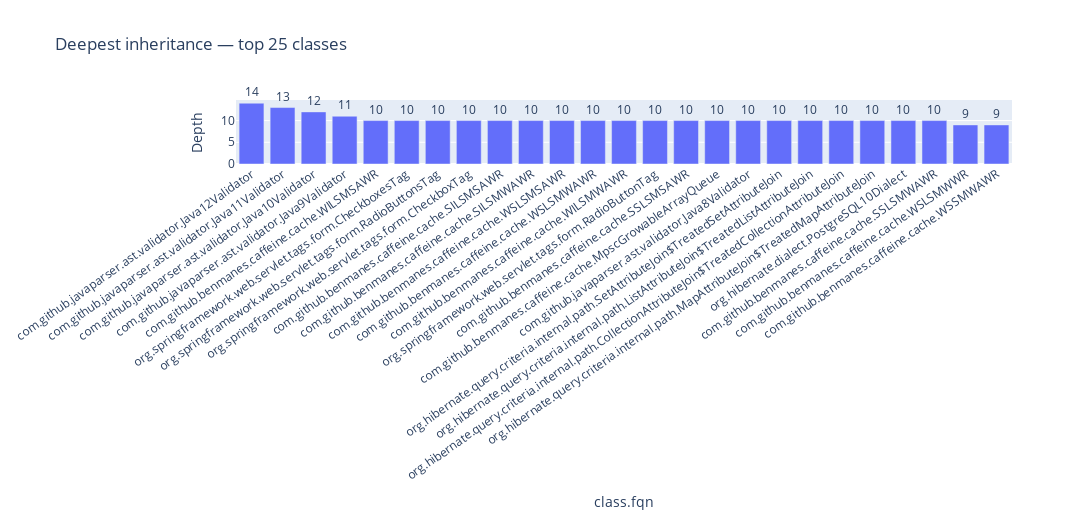
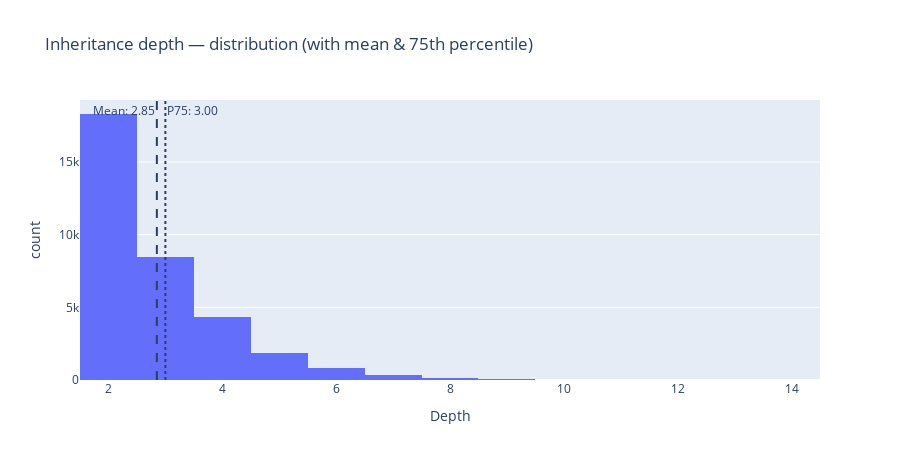

Notebook code cell kept with these figures, in order:
### Markdown cell above
## 3) Deepest Inheritance

### Code cell
# Deepest Inheritance — simple & clear version
path = os.path.join(HLA_DIR, "Deepest_Inheritance.csv")
df_di = read_csv_safe(path)

c_class = find_col(df_di, "class.fqn", "Class", contains="class")
c_depth = find_col(df_di, "Depth", contains="depth", default="Depth")

if df_di.empty or not (c_class and c_depth):
    show_empty("Deepest Inheritance")
else:
    # Ensure numeric depth
    df_di[c_depth] = pd.to_numeric(df_di[c_depth], errors="coerce").fillna(0)

    # Tiny preview (only 5 rows)
    display(df_di[[c_class, c_depth]].head(5))

    # ---- A) Top classes by depth (one clear bar chart) ----
    TOP_N = 25
    top = df_di.sort_values(c_depth, ascending=False).head(TOP_N)
    fig = px.bar(
        top, x=c_class, y=c_depth, text=c_depth,
        title=f"Deepest inheritance — top {TOP_N} classes"
    )
    fig.update_traces(textposition="outside", cliponaxis=False)
    fig.update_layout(xaxis_tickangle=-35, height=520, width=1100)
    fig.show()

    # ---- B) Depth distribution (histogram + guide lines) ----
    mean_val = float(df_di[c_depth].mean())
    p75_val  = float(df_di[c_depth].quantile(0.75))

    fig = px.histogram(
        df_di, x=c_depth, nbins=20,
        title="Inheritance depth — distribution (with mean & 75th percentile)"
    )
    # Guide lines
    fig.add_vline(x=mean_val, line_dash="dash", annotation_text=f"Mean: {mean_val:.2f}", annotation_position="top left")
    fig.add_vline(x=p75_val, line_dash="dot",  annotation_text=f"P75: {p75_val:.2f}",  annotation_position="top right")

    fig.update_layout(height=460, width=900)
    fig.show()

### Figure 1 — Plotly figure (JSON) as saved in the notebook; plotly's stock layout.template omitted (floating-point values rounded to 4 significant figures)
{"data": [{"cliponaxis": false, "hovertemplate": "class.fqn=%{x}<br>Depth=%{text}<extra></extra>", "legendgroup": "", "marker": {"color": "#636efa", "pattern": {"shape": ""}}, "name": "", "orientation": "v", "showlegend": false, "text": [14.0, 13.0, 12.0, 11.0, 10.0, 10.0, 10.0, 10.0, 10.0, 10.0, 10.0, 10.0, 10.0, 10.0, 10.0, 10.0, 10.0, 10.0, 10.0, 10.0, 10.0, 10.0, 10.0, 9.0, 9.0], "textposition": "outside", "type": "bar", "x": ["com.github.javaparser.ast.validator.Java12Validator", "com.github.javaparser.ast.validator.Java11Validator", "com.github.javaparser.ast.validator.Java10Validator", "com.github.javaparser.ast.validator.Java9Validator", "com.github.benmanes.caffeine.cache.WILSMSAWR", "org.springframework.web.servlet.tags.form.CheckboxesTag", "org.springframework.web.servlet.tags.form.RadioButtonsTag", "org.springframework.web.servlet.tags.form.CheckboxTag", "com.github.benmanes.caffeine.cache.SILSMSAWR", "com.github.benmanes.caffeine.cache.SILSMWAWR", "com.github.benmanes.caffeine.cache.WSLSMSAWR", "com.github.benmanes.caffeine.cache.WSLSMWAWR", "com.github.benmanes.caffeine.cache.WILSMWAWR", "org.springframework.web.servlet.tags.form.RadioButtonTag", "com.github.benmanes.caffeine.cache.SSLSMSAWR", "com.github.benmanes.caffeine.cache.MpscGrowableArrayQueue", "com.github.javaparser.ast.validator.Java8Validator", "org.hibernate.query.criteria.internal.path.SetAttributeJoin$TreatedSetAttributeJoin", "org.hibernate.query.criteria.internal.path.ListAttributeJoin$TreatedListAttributeJoin", "org.hibernate.query.criteria.internal.path.CollectionAttributeJoin$TreatedCollectionAttributeJoin", "org.hibernate.query.criteria.internal.path.MapAttributeJoin$TreatedMapAttributeJoin", "org.hibernate.dialect.PostgreSQL10Dialect", "com.github.benmanes.caffeine.cache.SSLSMWAWR", "com.github.benmanes.caffeine.cache.WSLSMWWR", "com.github.benmanes.caffeine.cache.WSSMWAWR"], "xaxis": "x", "y": [14, 13, 12, 11, 10, 10, 10, 10, 10, 10, 10, 10, 10, 10, 10, 10, 10, 10, 10, 10, 10, 10, 10, 9, 9], "yaxis": "y"}], "layout": {"barmode": "relative", "height": 520, "legend": {"tracegroupgap": 0}, "title": {"text": "Deepest inheritance — top 25 classes"}, "width": 1100, "xaxis": {"anchor": "y", "domain": [0, 1], "tickangle": -35, "title": {"text": "class.fqn"}}, "yaxis": {"anchor": "x", "domain": [0, 1], "title": {"text": "Depth"}}}}

### Figure 2 — Plotly figure (JSON) as saved in the notebook; plotly's stock layout.template omitted (floating-point values rounded to 4 significant figures; data arrays with more than 128 entries replaced by an {"elided": "..."} marker saying what was removed)
{"data": [{"bingroup": "x", "hovertemplate": "Depth=%{x}<br>count=%{y}<extra></extra>", "legendgroup": "", "marker": {"color": "#636efa", "pattern": {"shape": ""}}, "name": "", "nbinsx": 20, "orientation": "v", "showlegend": false, "type": "histogram", "x": {"elided": "34304 int values"}, "xaxis": "x", "yaxis": "y"}], "layout": {"annotations": [{"showarrow": false, "text": "Mean: 2.85", "x": 2.85, "xanchor": "right", "xref": "x", "y": 1, "yanchor": "top", "yref": "y domain"}, {"showarrow": false, "text": "P75: 3.00", "x": 3, "xanchor": "left", "xref": "x", "y": 1, "yanchor": "top", "yref": "y domain"}], "barmode": "relative", "height": 460, "legend": {"tracegroupgap": 0}, "shapes": [{"line": {"dash": "dash"}, "type": "line", "x0": 2.85, "x1": 2.85, "xref": "x", "y0": 0, "y1": 1, "yref": "y domain"}, {"line": {"dash": "dot"}, "type": "line", "x0": 3, "x1": 3, "xref": "x", "y0": 0, "y1": 1, "yref": "y domain"}], "title": {"text": "Inheritance depth — distribution (with mean & 75th percentile)"}, "width": 900, "xaxis": {"anchor": "y", "domain": [0, 1], "title": {"text": "Depth"}}, "yaxis": {"anchor": "x", "domain": [0, 1], "title": {"text": "count"}}}}
